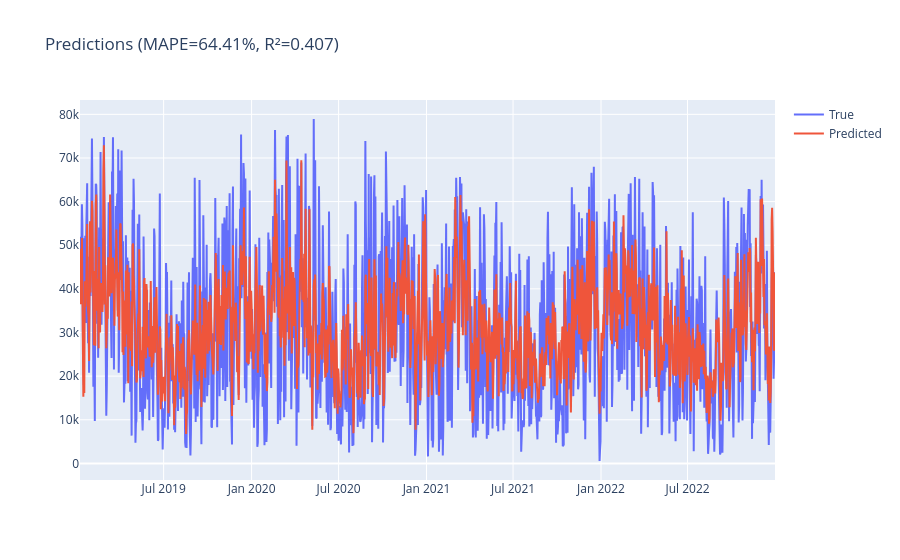

Source (notebook cell):
### Code cell
fig=model.plot_predictions(df_train)
fig.show()

### Figure 1 — Plotly figure (JSON) as saved in the notebook; plotly's stock layout.template omitted (floating-point values rounded to 4 significant figures; data arrays with more than 128 entries replaced by an {"elided": "..."} marker saying what was removed)
{"data": [{"mode": "lines", "name": "True", "type": "scatter", "x": {"elided": "1455 str values"}, "y": {"elided": "1455 int values"}}, {"mode": "lines", "name": "Predicted", "type": "scatter", "x": {"elided": "1455 str values"}, "y": {"elided": "1455 float values"}}], "layout": {"title": {"text": "Predictions (MAPE=64.41%, R²=0.407)"}}}
